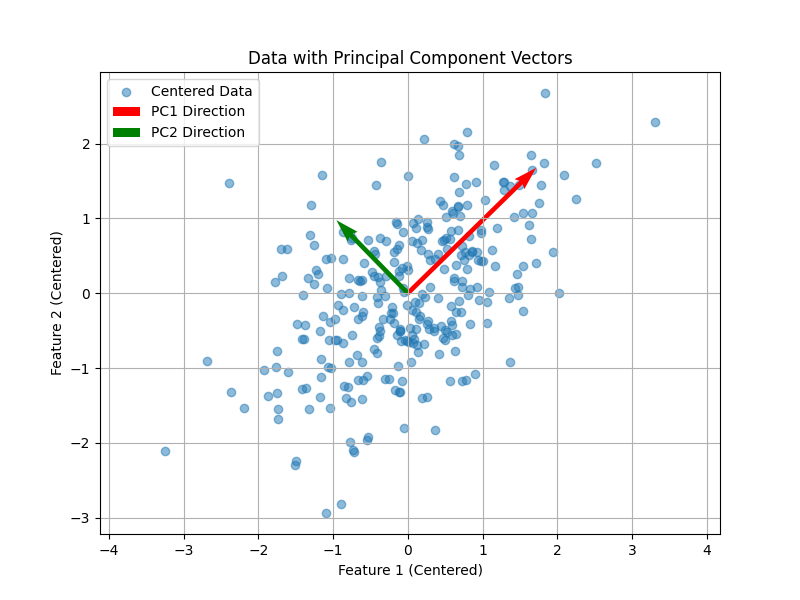

This figure's Python source:
import pandas as pd
import numpy as np
import matplotlib.pyplot as plt

df = pd.read_csv('spring_2026\\CSE_242\\synthetic_dataset.csv')

X = df.to_numpy()

print(f"Dataset Shape: {X.shape}")
print(df.head())

mean = np.mean(X,axis=0)
print(mean)

# center dataset
X_centered = X - mean

#find cov
covariance_matrix = np.cov(X_centered, rowvar=False)

#eig
eigenvalues, eigenvectors = np.linalg.eig(covariance_matrix)

idx = eigenvalues.argsort()[::-1]
eigenvalues = eigenvalues[idx]
eigenvectors = eigenvectors[:, idx]


PC1 = eigenvectors[:, 0]
X_pca = X_centered.dot(PC1)

# --- RESULTS & VISUALIZATION ---

print("Eigenvalues:\n", eigenvalues)
print("\nEigenvectors (Principal Components):\n", eigenvectors)

plt.figure(figsize=(8, 6))
plt.scatter(X_centered[:, 0], X_centered[:, 1], alpha=0.5, label='Centered Data')

# eigenvectors scaled
for i in range(len(eigenvalues)):
    v = eigenvectors[:, i] * np.sqrt(eigenvalues[i]) * 2
    plt.quiver(0, 0, v[0], v[1], angles='xy', scale_units='xy', scale=1, 
               color=['r', 'g'][i], label=f'PC{i+1} Direction')

plt.title("Data with Principal Component Vectors")
plt.xlabel("Feature 1 (Centered)")
plt.ylabel("Feature 2 (Centered)")
plt.legend()
plt.axis('equal')
plt.grid(True)
plt.savefig('scatter_plot.png')
plt.show()
